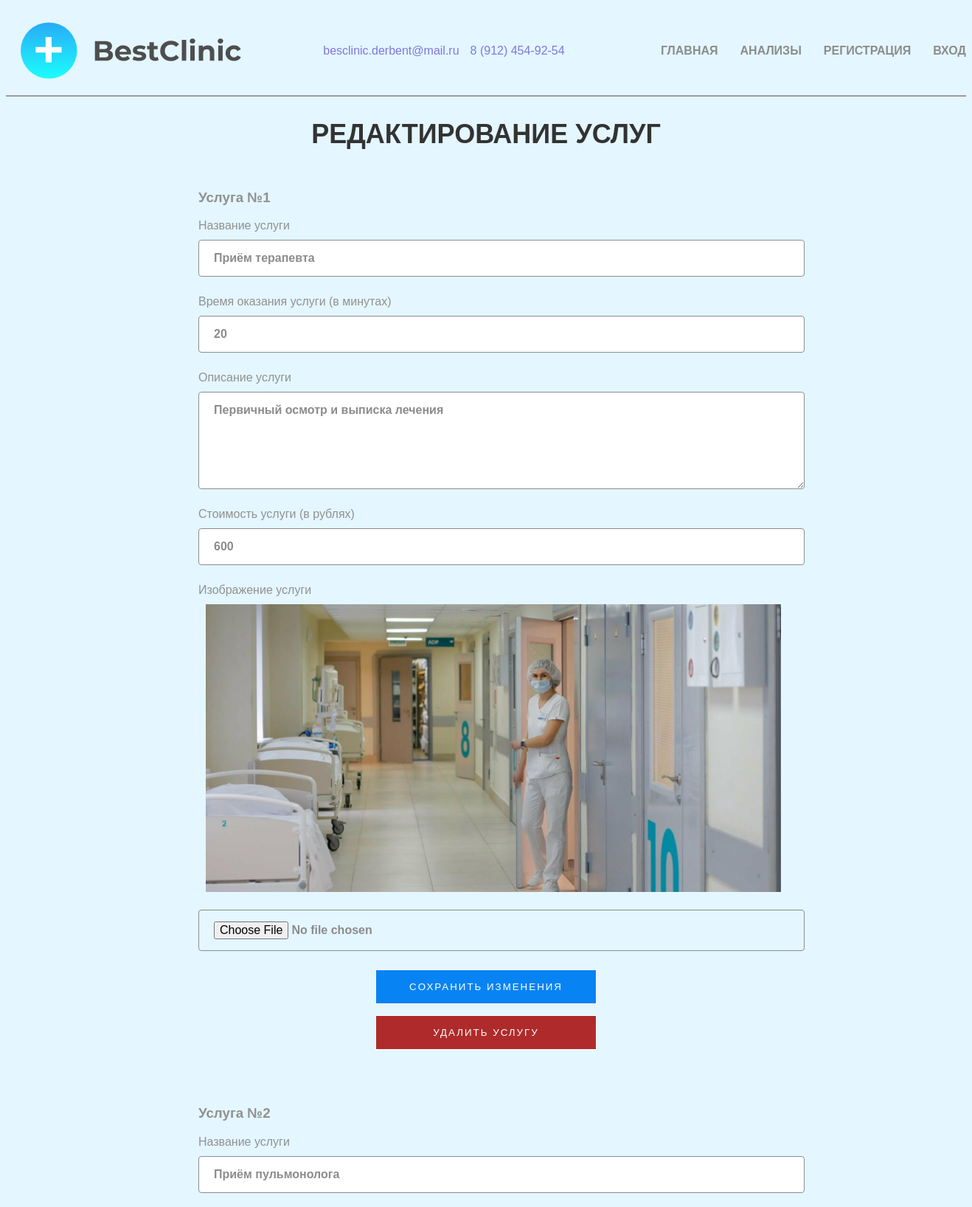
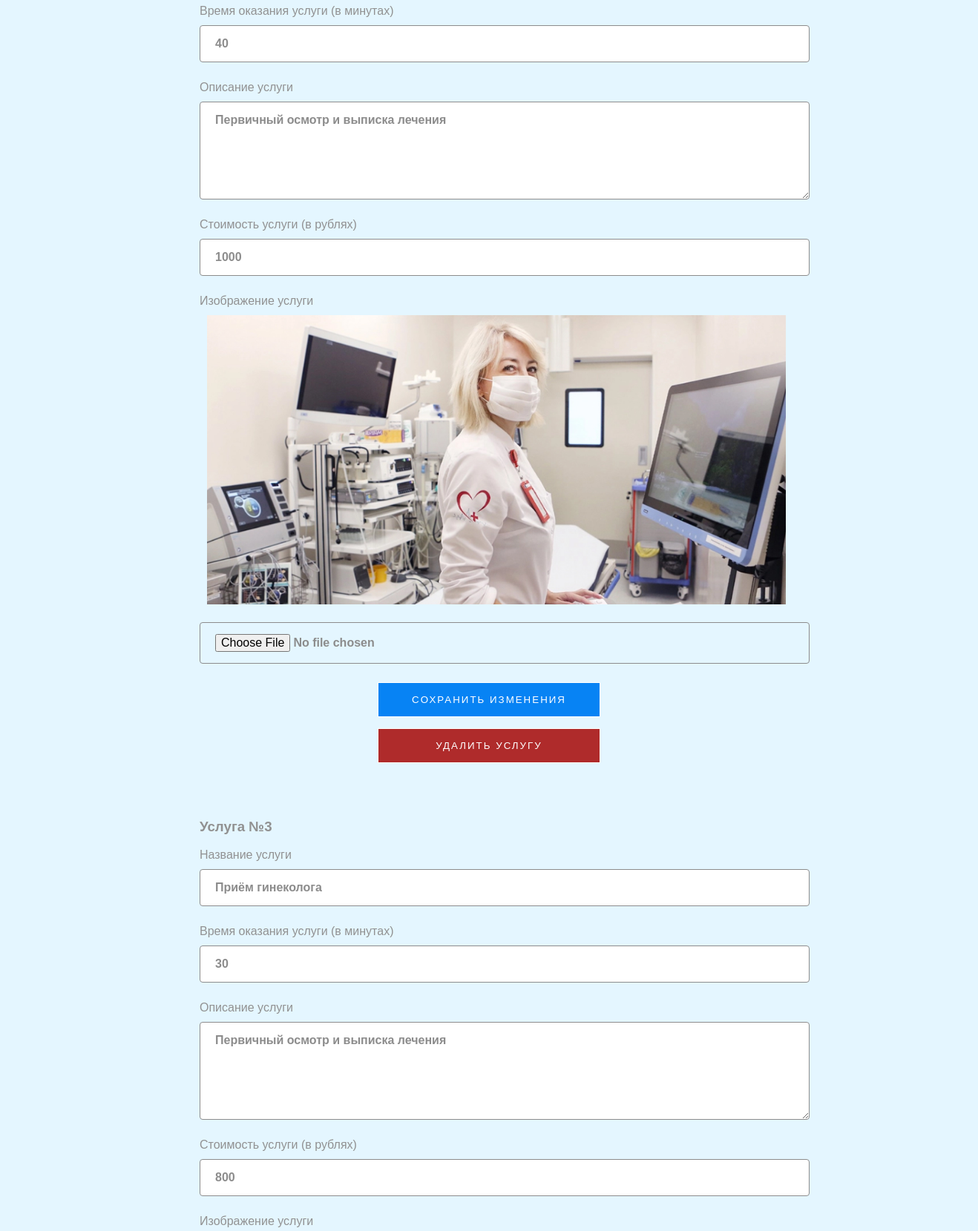
The app's page /admin/index.php (upper part) with its own data (2 pictures, top to bottom).
### tables this page shows
CREATE TABLE `menu_item` (
  `id` int(11) NOT NULL,
  `link` varchar(255) NOT NULL,
  `name` varchar(255) NOT NULL,
  `menu_type` varchar(255) NOT NULL,
  `class` varchar(255) NOT NULL,
  `parent` int(11) NOT NULL,
  `sort` int(11) NOT NULL
);

CREATE TABLE `services` (
  `id` int(11) NOT NULL,
  `name` varchar(255) NOT NULL,
  `time` int(11) NOT NULL,
  `description` varchar(255) NOT NULL,
  `price` decimal(10,0) NOT NULL,
  `img_path` varchar(255) DEFAULT NULL
);

### setting.php (called while the page is built)
<?php
require_once($_SERVER['DOCUMENT_ROOT'] . '/core.php');
$base_url = ((isset($_SERVER['HTTPS']) && $_SERVER['HTTPS'] == "on") ? "https" : "http");
$base_url .= "://".$_SERVER['HTTP_HOST'];
$setting['HTTP_PATH'] = $_SERVER['DOCUMENT_ROOT'];
$setting['TEMPLATE_PATH'] = $setting['HTTP_PATH'] . '/template';
$setting['FORM_PATH'] = $base_url . '/form';
$setting['ASSETS_PATH'] = $base_url . '/assets';
$query = 'SELECT * FROM setting';
$setting['SITE_INFO'] = $pdo->query($query)->fetchAll(PDO::FETCH_KEY_PAIR);
$query = 'SELECT * FROM menu_item WHERE menu_type = "header"';
$setting['HEADER_MENU'] = $pdo->query($query)->fetchAll();

### admin/index.php (the view, shortened to what this page needs)
<?php require_once($_SERVER['DOCUMENT_ROOT'] . '/setting.php'); ?>
<?php require_once($setting['TEMPLATE_PATH'] . '/head.php'); ?>
<?php require_once($setting['TEMPLATE_PATH'] . '/header.php'); ?>
<h2>Редактирование услуг</h2>
<section class="admin">
  <div class="container">
    <div class="admin__inner">
      <?php
      $query = 'SELECT * FROM services';
      $services_wash = $pdo->query($query)->fetchAll();
      foreach ($services_wash as $service) { ?>
        <div class="admin__item">
          <form action="<?= $setting['FORM_PATH'] . '/do_edit_service.php'; ?>" method="POST" enctype="multipart/form-data">
            <h3 class="admin__num">Услуга №<?= $service['id']; ?></h3>
            <div class="input-wrap">
              <div class="input-name">Название услуги</div>
              <input class="line" type="text" name="name" placeholder="Название услуги" value="<?= $service['name']; ?>" required>
            </div>
            <div class="input-wrap">
              <div class="input-name">Время оказания услуги (в минутах)</div>
              <input class="line" type="number" name="time" placeholder="Время оказания услуги" value="<?= $service['time']; ?>" required>
            </div>
            <div class="input-wrap">
              <div class="input-name">Описание услуги</div>
              <textarea class="line" name="desc" placeholder="Описание услуги"><?= $service['description']; ?></textarea>
            </div>
            <div class="input-wrap">
              <div class="input-name">Стоимость услуги (в рублях)</div>
              <input class="line" type="number" name="price" placeholder="Стоимость услуги" value="<?= $service['price']; ?>" required>
            </div>
            <div class="input-wrap">
              <div class="input-name">Изображение услуги</div>
              <?php if ($service['img_path']) : ?>
                <div class="admin__photo">
                  <img src="<?= ($setting['ASSETS_PATH'] . '/' . $service['img_path']); ?>" alt="car" class="admin__photo-img">
                </div>
              <?php endif; ?>
              <input class="line" type="file" name="photo" placeholder="Выберите новое фото">
            </div>
            <input class="sliding-button" type="submit" name="add_user" value="Cохранить изменения">
          </form>
          <form action="<?= $setting['FORM_PATH'] . '/do_remove_service.php'; ?>" method="POST">
            <input class="sliding-button btn-delete" type="submit" value="Удалить услугу">
          </form>
        </div>
        <br><br>
      <?php } ?>
    </div>
  </div>
</section>
<br><br><br><br><br><br><br><br><br><br>
<?php require_once($setting['TEMPLATE_PATH'] . '/footer.php'); ?>

### template/head.php (shortened to what this page needs)
<!DOCTYPE html>
<html lang="ru">
<head>
  <link href="<?= $setting['ASSETS_PATH'] . '/css/swiper-bundle.min.css'; ?>" rel="stylesheet">
  <link href="<?= $setting['ASSETS_PATH'] . '/css/style.css'; ?>" rel="stylesheet">
</head>

### template/header.php
<header class="header">
	<a href="/" class="logo">
		<img class="logo__img" src="<?= $setting['ASSETS_PATH'] . '/img/logo.svg'; ?>">
	</a>
	<div class="container">
	<div class="header__contacts contacts">
		<?php
			$email = $setting['SITE_INFO']['email'];
			$phone = $setting['SITE_INFO']['phone'];
		?>
		<a href="mailto:<?= $email; ?>" class="header__contacts-email contacts__email contacts__link"><?= $email; ?></a>
		<a href="tel:<?= $phone; ?>" class="header__contacts-phone contacts__phone contacts__link"><?= $phone; ?></a>
	</div>
	</div>
	<nav class="nav">
		<ul class="nav__list">
			<?php
			$is_auth = (isset($_SESSION['user']) && $_SESSION['user']) ? true : false;
			foreach ($setting['HEADER_MENU'] as $item) :
				if (($is_auth && ($item['link'] === '/page/register.php' || $item['link'] === '/page/authorise.php'))
					|| (!$is_auth && $item['link'] === '/page/logout.php')
				  || (!$is_auth && $item['link'] === '/page/profile.php')
					|| (!$is_auth && $item['link'] === '/admin')
					|| ($is_auth && !($_SESSION['user']['role'] == 2) && $item['link'] === '/admin')
				) continue; ?>
				<li class="nav__list-item">
					<a href="<?= $item['link']; ?>" class="<?= $item['class']; ?>"><?= $item['name']; ?></a>
				</li>
			<?php endforeach; ?>
		</ul>
	</nav>
</header>
<body>
	<main>

### template/footer.php (shortened to what this page needs)
</main>
</body>
</html>

### assets/css/style.css (style rules this page uses)
html, body { scroll-behavior: smooth; }
header { display: flex; justify-content: space-between; align-items: center; border-bottom: solid #9e9a9a 2px; flex-wrap: wrap; }
a { text-decoration: none; }
ul, li { list-style: none; }
.container { max-width: 1340px; padding: 0 20px; margin: 0 auto; }
.nav__list { display: flex; gap: 30px; }
.nav__list-link { color: #8C8C8C; transition: .3s; text-transform: uppercase; font-size: 16px; border-bottom: 3px solid transparent; padding-bottom: 10px; font-weight: 600; }
main { width: 1300px; margin-left: auto; margin-right: auto; }
h2 { text-align: center; text-transform: uppercase; font-size: 36px; font-weight: 700; width: 100%; color: #333; }
body { color: #919191; background-color: #E4F6FF; font-family: 'Montserrat', sans-serif; }
img { margin: 5px; padding: 5px; max-width: 100%; }
form { margin: 5px; padding: 5px; }
.logo { display: flex; margin: 10px; justify-content: center; align-items: center; }
.logo__img { width: 300px; }
.sliding-button { text-decoration: none; display: inline-block; position: relative; padding: 15px 30px; border: 1px solid; margin: 10px 0; font-family: 'Montserrat', sans-serif; text-transform: uppercase; overflow: hidden; letter-spacing: 2px; transition: .8s cubic-bezier(.165, .84, .44, 1); background: #0783F4; color: #fff; cursor: pointer; }
::placeholder { color: #c4c4c4; }
.line { text-decoration: none; color: #8C8C8C; border: 3px solid #8C8C8C; border-radius: 4px; display: inline-block; position: relative; padding: 15px 30px; border: 1px solid; margin: 10px 20px; font-family: 'Montserrat', sans-serif; overflow: hidden; font-size: 16px; font-weight: 700; transition: .8s cubic-bezier(.165, .84, .44, 1); }
.contacts { display: flex; align-items: center; gap: 15px; }
.contacts__link { color: #7f77e0; font-weight: 500; transition: color .3s; display: inline-block; }
.admin__item { max-width: 800px; margin: 0 auto; }
.admin__item .line { width: 100%; display: block; margin-left: 0; margin-right: 0; padding: 15px 20px; }
.admin__item textarea { min-height: 100px; }
.input-wrap { margin-bottom: 25px; }
.admin__item .sliding-button { width: 300px; margin: 0 auto; display: block; }
.btn-delete { background: #af2b2b; }

### records on screen
menu_item: name "ГЛАВНАЯ"
menu_item: name "АНАЛИЗЫ"
menu_item: name "РЕГИСТРАЦИЯ"
menu_item: name "ВХОД"
services: id "1", name "Приём терапевта", time "20", desc "Первичный осмотр и выписка лечения", price "600", img_path (picture)
services: id "2", name "Приём пульмонолога", time "40", desc "Первичный осмотр и выписка лечения", price "1000", img_path (picture)
services: id "3", name "Приём гинеколога", time "30", desc "Первичный осмотр и выписка лечения", price "800"

### other values on screen
$email "besclinic.derbent@mail.ru"
$phone "8 (912) 454-92-54"
